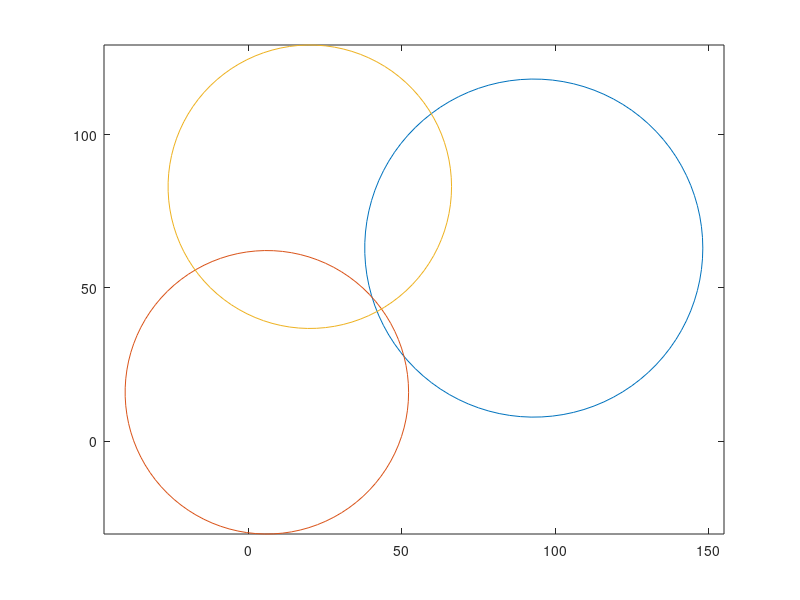

MATLAB code for this plot:
r0=55.1;
r1=46.2;
r2=46.2;
x0=93;
y0=63;
x1=6;
y1=16;
x2=20;
y2=83;
theta = linspace(0,2*pi,100);

% Parametisera cirkelns ekvation
plot(x0 + r0*cos(theta), y0 + r0*sin(theta),'-')
hold on
plot(x1 + r1*cos(theta), y1 + r1*sin(theta), '-')
hold on
plot(x2 + r2*cos(theta), y2 + r2*sin(theta), '-')
axis equal

% startgissningar (40, 50), (50, 30)